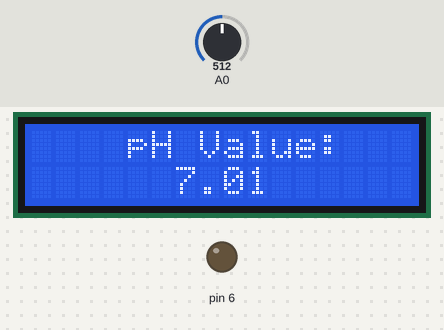
Recording of a sketch running on a simulated Arduino Uno, built with avr-gcc and run on an emulated ATmega328P. On the bench: 16×2 character LCD, output pins drawn as LEDs (lit = HIGH). Inputs (shaded band) come from the test bench; at power-on: A0 = 512. What the sketch prints to the serial monitor is not drawn.

Above: at 1.2 s.
1.3 s: A0 set to 716
At 2.4 s:
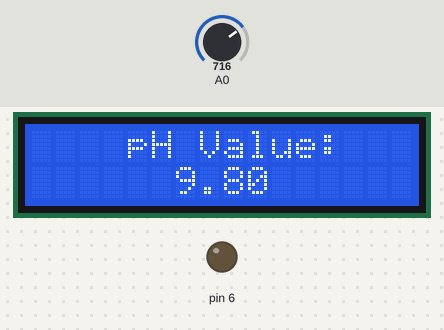
2.8 s: A0 set to 900
At 3.7 s:
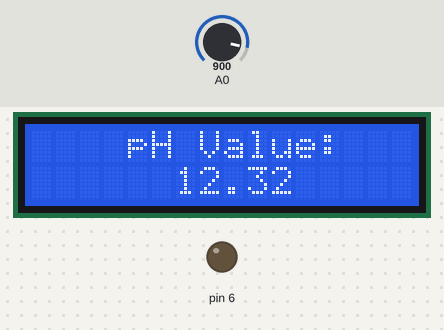
4.3 s: A0 set to 1023
At 4.8 s:
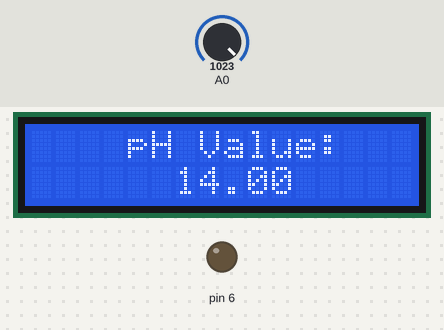
Timing chart, 0 to 7.3 s (numbered marks = the images above; inputs shaded):
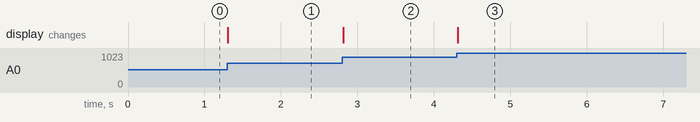

Measured:
- after the input at 1.3 s, the display: changes at once (image 1)
- after the input at 2.8 s, the display: changes at once (image 2)
- after the input at 4.3 s, the display: changes at once (image 3)

The sketch:

ph_sensor1.ino
```cpp
#include<LiquidCrystal.h>
const int rs =13,en = 12,d4 =11,d5 =10,d6 =9,d7 =8;
LiquidCrystal lcd(rs,en, d4,d5,d6,d7);
int Contrast = 0;
void setup()
{
  Serial.begin(9600);
  analogWrite (6,Contrast);
  lcd.begin(16,2);
  lcd.setCursor(4,0);
  lcd.print("pH Value:");
}

void loop()
{
 int sensorValue = analogRead(A0);
 float ph = sensorValue * (14.0/1023.0);
 Serial.println(ph);
 lcd.setCursor(6,1);
 lcd.print (ph);
}
```
